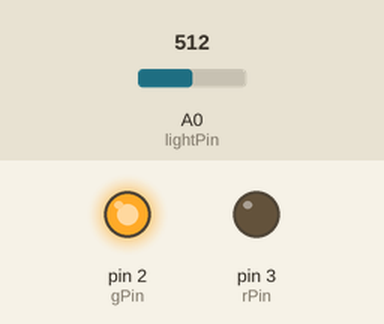
Recording of a sketch running on a simulated Arduino Uno, built with avr-gcc and run on an emulated ATmega328P. Parts: output pins drawn as LEDs (lit = HIGH). The inputs (shaded band) are chosen by the test bench; at power-on: A0 (lightPin) = 512.

Above: at 1.2 s.
1.3 s: A0 (lightPin) set to 109
2.8 s: A0 (lightPin) set to 92
At 3.3 s:
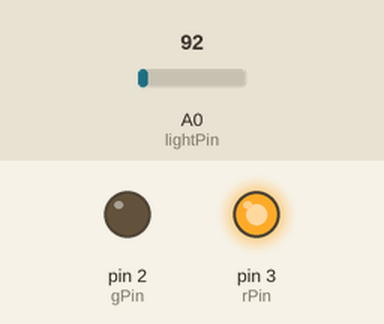
4.3 s: A0 (lightPin) set to 110
At 5.5 s:
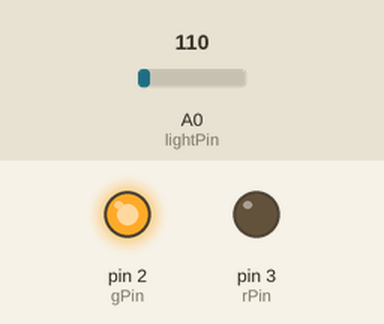
5.8 s: A0 (lightPin) set to 90
At 6.8 s:
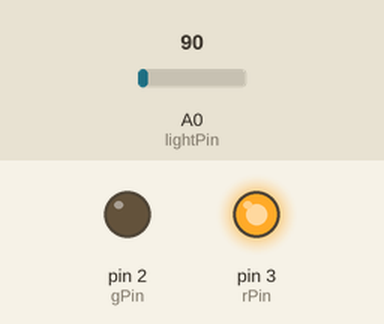
Timing chart, 0 to 8.3 s (numbered marks = the images above; inputs shaded):
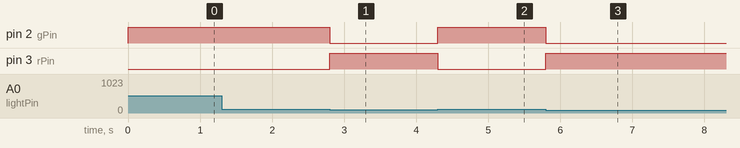

The sketch:

LearningPhotoresistors.ino
```cpp
int lightPin = A0;
int lightVal;
int gPin = 2;
int rPin = 3;

void setup() {
  // put your setup code here, to run once:
  pinMode(lightPin, INPUT);
  pinMode(gPin, OUTPUT);
  pinMode(rPin, OUTPUT);
}

void loop() {
  // put your main code here, to run repeatedly:
  lightVal = analogRead(lightPin);
  if (lightVal <= 100) {
    digitalWrite(gPin, LOW);
    digitalWrite(rPin, HIGH);
  } else {
    digitalWrite(gPin, HIGH);
    digitalWrite(rPin, LOW);
  }
}
```

Measured:
- the behaviour switches between 101 and 100 on A0 (lightPin) (found by bisection; images 0 and 1)
- after the input at 1.3 s, every drawn part: stays the same
- after the input at 2.8 s, pin 2 (gPin): HIGH → LOW at once; pin 3 (rPin): LOW → HIGH at once
- after the input at 4.3 s, pin 2 (gPin): LOW → HIGH at once; pin 3 (rPin): HIGH → LOW at once
- after the input at 5.8 s, pin 2 (gPin): HIGH → LOW at once; pin 3 (rPin): LOW → HIGH at once
